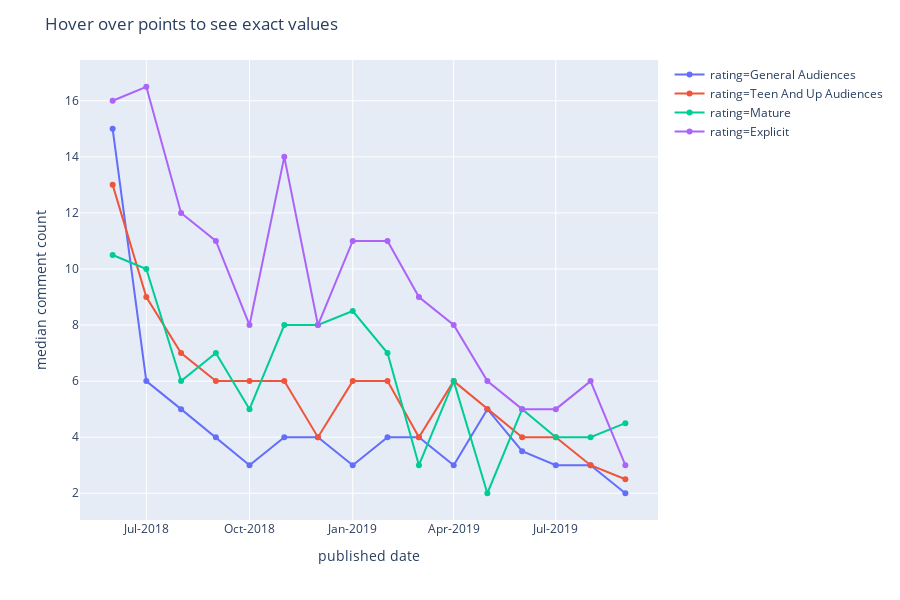

The code cell stored with this chart in its notebook:
### Markdown cell above
## Interactive graph for comment counts

### Code cell
fig.show()

### Figure 1 — Plotly figure (JSON) as saved in the notebook; plotly's stock layout.template omitted (floating-point values rounded to 4 significant figures)
{"data": [{"customdata": [[267], [312], [235], [156], [136], [100], [174], [130], [82], [82], [78], [64], [72], [64], [60], [89]], "hoverlabel": {"namelength": 0}, "hovertemplate": "rating=General Audiences<br>published date=%{x}<br>median comment count=%{y}<br>no of fics of this rating published in month=%{customdata[0]}", "legendgroup": "rating=General Audiences", "line": {"color": "#636efa", "dash": "solid"}, "mode": "markers+lines", "name": "rating=General Audiences", "showlegend": true, "type": "scatter", "x": ["2018-06", "2018-07", "2018-08", "2018-09", "2018-10", "2018-11", "2018-12", "2019-01", "2019-02", "2019-03", "2019-04", "2019-05", "2019-06", "2019-07", "2019-08", "2019-09"], "xaxis": "x", "y": [15, 6, 5, 4, 3, 4, 4, 3, 4, 4, 3, 5, 3.5, 3, 3, 2], "yaxis": "y"}, {"customdata": [[270], [406], [345], [254], [201], [117], [213], [182], [134], [116], [100], [89], [89], [89], [100], [102]], "hoverlabel": {"namelength": 0}, "hovertemplate": "rating=Teen And Up Audiences<br>published date=%{x}<br>median comment count=%{y}<br>no of fics of this rating published in month=%{customdata[0]}", "legendgroup": "rating=Teen And Up Audiences", "line": {"color": "#EF553B", "dash": "solid"}, "mode": "markers+lines", "name": "rating=Teen And Up Audiences", "showlegend": true, "type": "scatter", "x": ["2018-06", "2018-07", "2018-08", "2018-09", "2018-10", "2018-11", "2018-12", "2019-01", "2019-02", "2019-03", "2019-04", "2019-05", "2019-06", "2019-07", "2019-08", "2019-09"], "xaxis": "x", "y": [13, 9, 7, 6, 6, 6, 4, 6, 6, 4, 6, 5, 4, 4, 3, 2.5], "yaxis": "y"}, {"customdata": [[62], [123], [117], [89], [86], [73], [79], [60], [54], [50], [37], [33], [34], [40], [39], [28]], "hoverlabel": {"namelength": 0}, "hovertemplate": "rating=Mature<br>published date=%{x}<br>median comment count=%{y}<br>no of fics of this rating published in month=%{customdata[0]}", "legendgroup": "rating=Mature", "line": {"color": "#00cc96", "dash": "solid"}, "mode": "markers+lines", "name": "rating=Mature", "showlegend": true, "type": "scatter", "x": ["2018-06", "2018-07", "2018-08", "2018-09", "2018-10", "2018-11", "2018-12", "2019-01", "2019-02", "2019-03", "2019-04", "2019-05", "2019-06", "2019-07", "2019-08", "2019-09"], "xaxis": "x", "y": [10.5, 10, 6, 7, 5, 8, 8, 8.5, 7, 3, 6, 2, 5, 4, 4, 4.5], "yaxis": "y"}, {"customdata": [[160], [234], [221], [140], [175], [78], [134], [97], [84], [67], [72], [69], [58], [62], [77], [51]], "hoverlabel": {"namelength": 0}, "hovertemplate": "rating=Explicit<br>published date=%{x}<br>median comment count=%{y}<br>no of fics of this rating published in month=%{customdata[0]}", "legendgroup": "rating=Explicit", "line": {"color": "#ab63fa", "dash": "solid"}, "mode": "markers+lines", "name": "rating=Explicit", "showlegend": true, "type": "scatter", "x": ["2018-06", "2018-07", "2018-08", "2018-09", "2018-10", "2018-11", "2018-12", "2019-01", "2019-02", "2019-03", "2019-04", "2019-05", "2019-06", "2019-07", "2019-08", "2019-09"], "xaxis": "x", "y": [16, 16.5, 12, 11, 8, 14, 8, 11, 11, 9, 8, 6, 5, 5, 6, 3], "yaxis": "y"}], "layout": {"height": 600, "legend": {"tracegroupgap": 0}, "margin": {"t": 60}, "title": {"text": "Hover over points to see exact values"}, "xaxis": {"anchor": "y", "domain": [0, 1], "tickformat": "%b-%Y", "title": {"text": "published date"}}, "yaxis": {"anchor": "x", "domain": [0, 1], "title": {"text": "median comment count"}}}}
